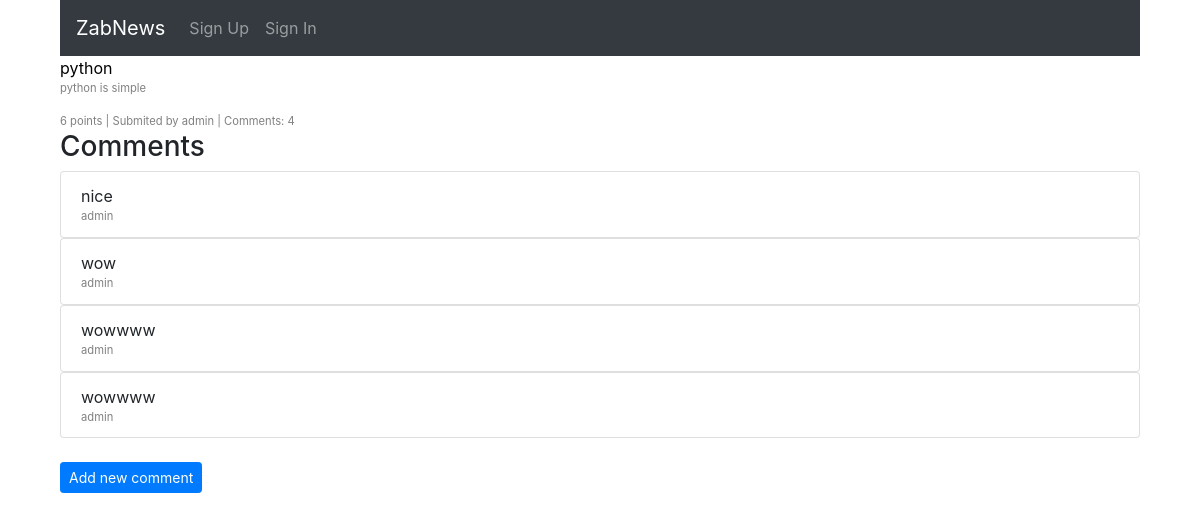
The page /link-detail/1 on the database its author committed.
### core/models.py (models this page shows, shortened)
class Link(models.Model):
    title = models.CharField(max_length=250)
    submitter = models.ForeignKey(User, on_delete=models.CASCADE)
    submitted_on = models.DateTimeField(auto_now_add=True)
    url = models.URLField(max_length=250, blank=True)
    description = models.TextField(blank=True)
    votes_total = models.IntegerField(default=0)

class Comment(models.Model):
    link = models.ForeignKey(Link, on_delete=models.CASCADE, related_name='comments')
    commenter = models.ForeignKey(User, on_delete=models.CASCADE)
    body = models.TextField()
    created_on = models.DateTimeField(auto_now_add=True)
    class Meta:
        ordering = ['created_on']

### core/views.py (the view)
# urls.py: path('link-detail/<pk>', LinkDetailView.as_view(), name='link_detail'),
class LinkDetailView(DetailView):
    model = Link
    template_name = "core/link_detail.html"

### templates/core/link_detail.html (shortened to what this page needs)
{% extends 'core/base.html' %}
{% block content %}
    <a href="{{ link.url }}">{{ object.title }}</a>
    <div class="Link-detail">
        <p>{{ object.description }}</p>
        {{ object.votes_total }} points |
        <span>Submited by {{ object.submitter }}</span> |
        <span>Comments: {{ link.comments.count }}</span>
    </div>
<h3>Comments</h3>
{% for comment in link.comments.all %}
        <ul class="list-group">
            <li class="list-group-item">{{ comment.body }}
                <div class="Link-detail">
                    {{ comment.commenter }}
                </div>
            </li>
        </ul>
      {% empty %}
		      <p>No comment yet</p>
    {% endfor %}
<br>
        <a class="btn btn-primary btn-sm" href="{% url 'core:create_comment' link.id %}">Add new comment</a>
{% endblock content %}

### core/static/css/style.css (style rules this page uses)
a { color: black; }
.Link-detail { color: gray; font-size: .7em; }

### rows shown on the page
Link: title "python", description "python is simple", votes_total "6", submitter "admin", comments.count "4"
Comment: body "nice", commenter "admin"
Comment: body "wow", commenter "admin"
Comment: body "wowwww", commenter "admin"
Comment: body "wowwww", commenter "admin"
